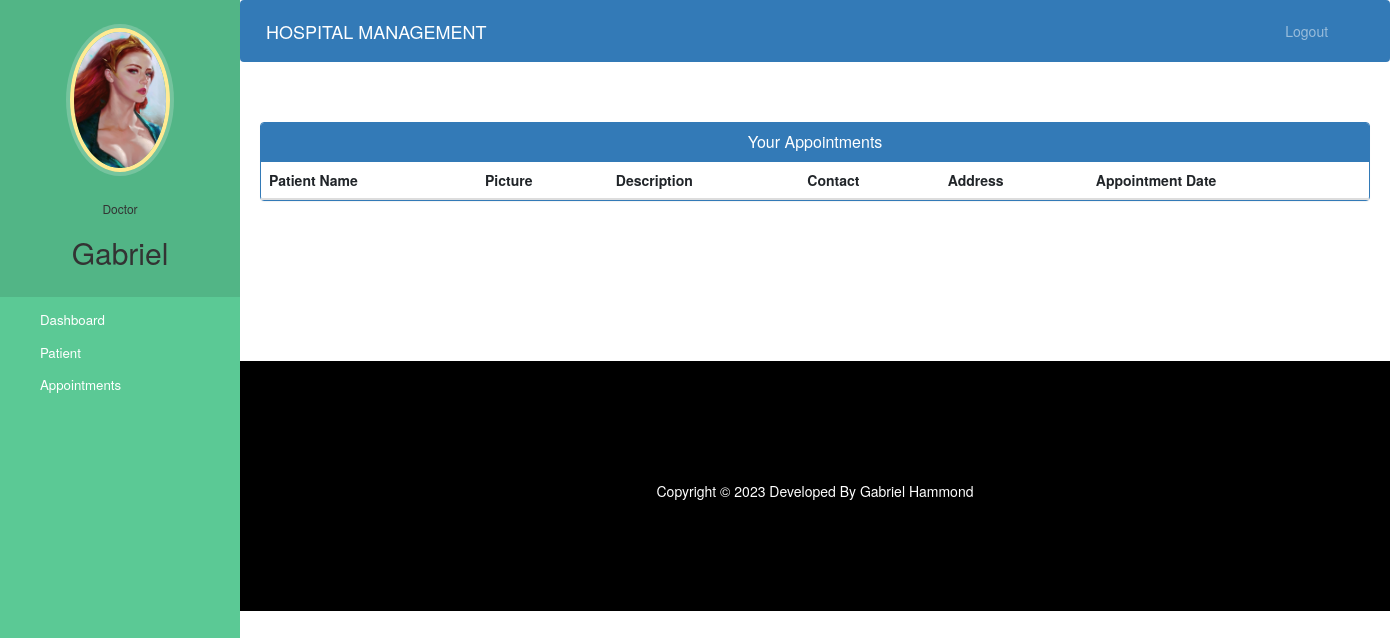
The app's page /doctor-view-appointment (signed in), older data.
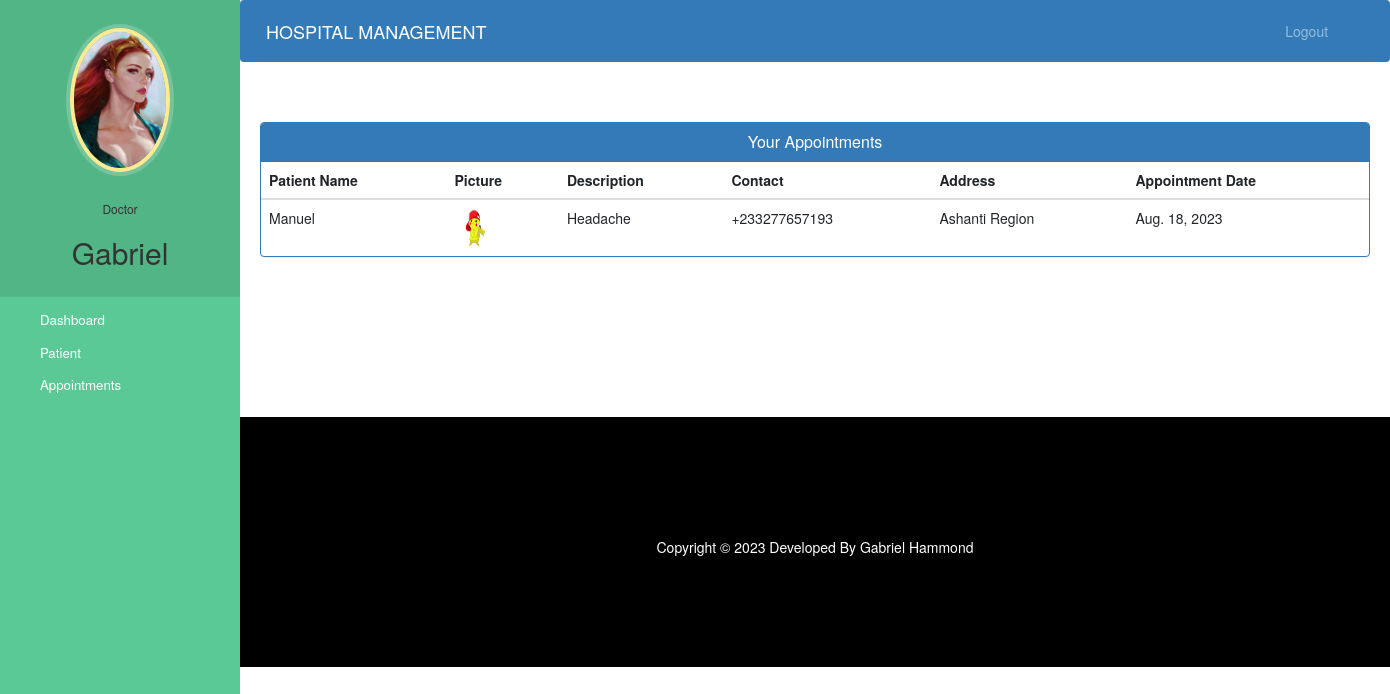
The same page, newer data.
### hospital/models.py (models this page shows, shortened)
class Appointment(models.Model):
    patientId=models.PositiveIntegerField(null=True)
    doctorId=models.PositiveIntegerField(null=True)
    patientName=models.CharField(max_length=40,null=True)
    doctorName=models.CharField(max_length=40,null=True)
    appointmentDate=models.DateField(auto_now=True)
    description=models.TextField(max_length=500)
    status=models.BooleanField(default=False)

class Patient(models.Model):
    user=models.OneToOneField(User,on_delete=models.CASCADE)
    profile_pic= models.ImageField(upload_to='profile_pic/PatientProfilePic/',null=True,blank=True)
    address = models.CharField(max_length=40)
    mobile = models.CharField(max_length=20,null=False)
    symptoms = models.CharField(max_length=100,null=False)
    assignedDoctorId = models.PositiveIntegerField(null=True)
    admitDate=models.DateField(auto_now=True)
    status=models.BooleanField(default=False)

### hospital/views.py (the view)
# urls.py: path('doctor-view-appointment', views.doctor_view_appointment_view,
@login_required(login_url='doctorlogin')
@user_passes_test(is_doctor)
def doctor_view_appointment_view(request):
    doctor=models.Doctor.objects.get(user_id=request.user.id) #for profile picture of doctor in sidebar
    appointments=models.Appointment.objects.all().filter(status=True,doctorId=request.user.id)
    patientid=[]
    for a in appointments:
        patientid.append(a.patientId)
    patients=models.Patient.objects.all().filter(status=True,user_id__in=patientid)
    appointments=zip(appointments,patients)
    return render(request,'hospital/doctor_view_appointment.html',{'appointments':appointments,'doctor':doctor})

### hospital/views.py (called while the page is built)
def is_doctor(user):
    return user.groups.filter(name='DOCTOR').exists()

### templates/hospital/doctor_view_appointment.html (shortened to what this page needs)
{% extends 'hospital/doctor_base.html' %}
{% block content %}
{%load static%}
<head>
  <link href="//netdna.bootstrapcdn.com/bootstrap/3.0.0/css/bootstrap.min.css" rel="stylesheet" id="bootstrap-css">
</head>
<div class="container">
  <div class="panel panel-primary">
    <div class="panel-heading">
      <h6 class="panel-title">Your Appointments</h6>
    </div>
    <table class="table table-hover" id="dev-table">
      <thead>
        <tr>
          <th>Patient Name</th>
          <th>Picture</th>
          <th>Description</th>
          <th>Contact</th>
          <th>Address</th>
          <th>Appointment Date</th>
        </tr>
      </thead>
      {% for a,p in appointments %}
      <tr>
        <td>{{a.patientName}}</td>
        <td> <img src="{% static p.profile_pic.url %}" alt="Profile Pic" height="40px" width="40px" /></td>
        <td>{{a.description}}</td>
        <td>{{p.mobile}}</td>
        <td>{{p.address}}</td>
        <td>{{a.appointmentDate}}</td>
      </tr>
      {% endfor %}
    </table>
  </div>
</div>
{% endblock content %}

Row changes from the older to the newer data that the page shows:
added Appointment: patientName "Manuel", profile_pic (picture), description "Headache", mobile "+233277657193", address "Ashanti Region", appointmentDate "Aug. 18, 2023"
